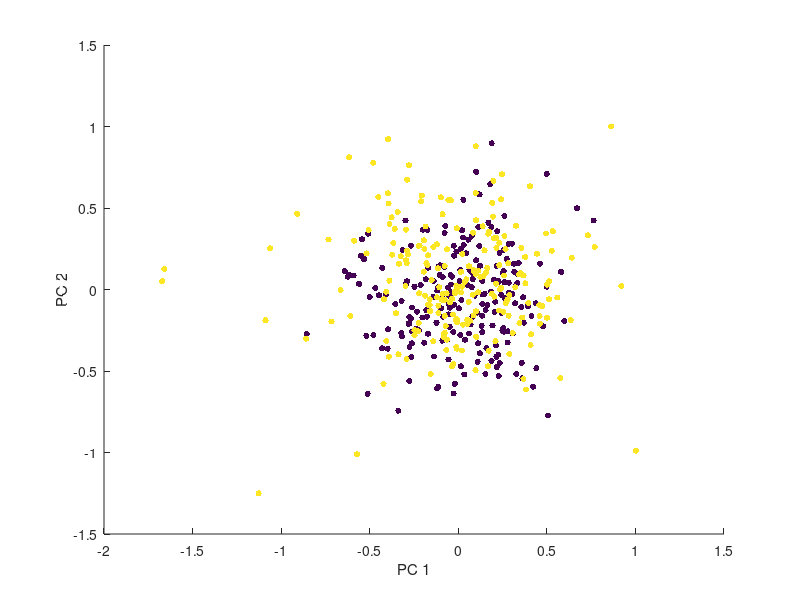
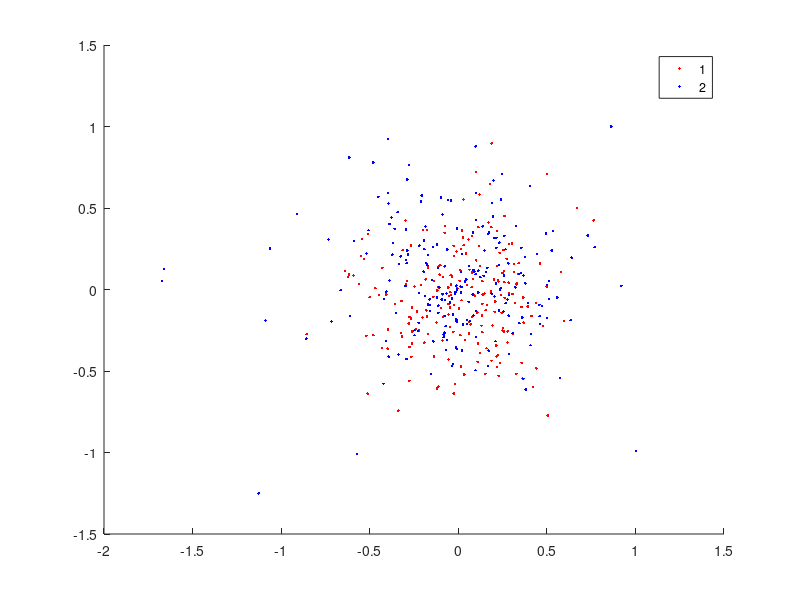

MATLAB code for these plots, in order:
load scz_geneset_example.mat
n0=size(Zctl,1);
n1=size(Zscz,1);
dizgroup=1+([zeros(n0,1);ones(n1,1)]);
%[~,~,mah0] = robustcov(Zctl,'OutlierFraction',0.5);
%[~,~,mah1] = robustcov(Zscz,'OutlierFraction',0.5);
%z=[mah0;mah1];
z=[mah_ctl;mah_scz];

sigma=50;
z2=exp(-z./(2*sigma^2));

z3=z;
z3(z>7)=z3(z>7)*20;


[p1a] = anova1(z,dizgroup,'off'); [p2a] = anova1(z.^2,dizgroup,'off');
[p1b] = anova1(z2,dizgroup,'off'); [p2b] = anova1(z2.^2,dizgroup,'off');
[p1c] = anova1(z3,dizgroup,'off'); [p2c] = anova1(z3.^2,dizgroup,'off');

[p1a p1b p1c]
[p2a p2b p1c]


%%
X=[Zctl; Zscz];
[~,s]=pca(X);
figure;
scatter(s(:,1),s(:,2),20,dizgroup,'filled')
xlabel('PC 1')
ylabel('PC 2')
figure;
gscatter(s(:,1),s(:,2),dizgroup,'rb','.');